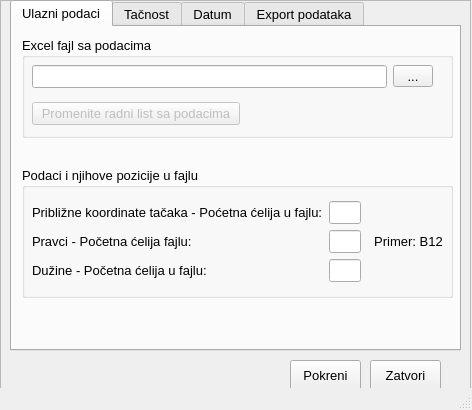
<?xml version="1.0" encoding="UTF-8"?>
<ui version="4.0">
 <class>MainWindow</class>
 <widget class="QMainWindow" name="MainWindow">
  <property name="geometry">
   <rect>
    <x>0</x>
    <y>0</y>
    <width>472</width>
    <height>410</height>
   </rect>
  </property>
  <property name="sizePolicy">
   <sizepolicy hsizetype="Fixed" vsizetype="Fixed">
    <horstretch>0</horstretch>
    <verstretch>0</verstretch>
   </sizepolicy>
  </property>
  <property name="minimumSize">
   <size>
    <width>472</width>
    <height>410</height>
   </size>
  </property>
  <property name="maximumSize">
   <size>
    <width>472</width>
    <height>411</height>
   </size>
  </property>
  <property name="windowTitle">
   <string>MainWindow</string>
  </property>
  <property name="autoFillBackground">
   <bool>false</bool>
  </property>
  <property name="styleSheet">
   <string notr="true"/>
  </property>
  <property name="tabShape">
   <enum>QTabWidget::Rounded</enum>
  </property>
  <widget class="QWidget" name="centralwidget">
   <widget class="QFrame" name="mainFrame">
    <property name="geometry">
     <rect>
      <x>0</x>
      <y>0</y>
      <width>471</width>
      <height>391</height>
     </rect>
    </property>
    <property name="font">
     <font>
      <family>Segoe UI</family>
      <pointsize>10</pointsize>
     </font>
    </property>
    <property name="autoFillBackground">
     <bool>false</bool>
    </property>
    <property name="styleSheet">
     <string notr="true"/>
    </property>
    <property name="frameShape">
     <enum>QFrame::StyledPanel</enum>
    </property>
    <property name="frameShadow">
     <enum>QFrame::Raised</enum>
    </property>
    <widget class="QTabWidget" name="tabWidget">
     <property name="geometry">
      <rect>
       <x>10</x>
       <y>0</y>
       <width>451</width>
       <height>351</height>
      </rect>
     </property>
     <property name="focusPolicy">
      <enum>Qt::TabFocus</enum>
     </property>
     <property name="styleSheet">
      <string notr="true"/>
     </property>
     <property name="currentIndex">
      <number>0</number>
     </property>
     <widget class="QWidget" name="ulazniPodaci_tab">
      <attribute name="title">
       <string>Ulazni podaci</string>
      </attribute>
      <widget class="QGroupBox" name="groupBox">
       <property name="geometry">
        <rect>
         <x>10</x>
         <y>10</y>
         <width>431</width>
         <height>101</height>
        </rect>
       </property>
       <property name="title">
        <string>Excel fajl sa podacima</string>
       </property>
       <widget class="QWidget" name="gridLayoutWidget">
        <property name="geometry">
         <rect>
          <x>10</x>
          <y>20</y>
          <width>401</width>
          <height>77</height>
         </rect>
        </property>
        <layout class="QGridLayout" name="gridLayout">
         <item row="0" column="1">
          <widget class="QToolButton" name="input_file_tbtn">
           <property name="minimumSize">
            <size>
             <width>40</width>
             <height>0</height>
            </size>
           </property>
           <property name="text">
            <string>...</string>
           </property>
          </widget>
         </item>
         <item row="0" column="0">
          <widget class="QLineEdit" name="input_file_txt">
           <property name="alignment">
            <set>Qt::AlignLeading|Qt::AlignLeft|Qt::AlignVCenter</set>
           </property>
          </widget>
         </item>
         <item row="1" column="0">
          <widget class="QPushButton" name="worksheet_btn">
           <property name="enabled">
            <bool>false</bool>
           </property>
           <property name="minimumSize">
            <size>
             <width>208</width>
             <height>0</height>
            </size>
           </property>
           <property name="maximumSize">
            <size>
             <width>40</width>
             <height>16777215</height>
            </size>
           </property>
           <property name="text">
            <string>Promenite radni list sa podacima</string>
           </property>
          </widget>
         </item>
        </layout>
       </widget>
      </widget>
      <widget class="QGroupBox" name="groupBox_2">
       <property name="geometry">
        <rect>
         <x>10</x>
         <y>140</y>
         <width>431</width>
         <height>131</height>
        </rect>
       </property>
       <property name="title">
        <string>Podaci i njihove pozicije u fajlu</string>
       </property>
       <widget class="QWidget" name="gridLayoutWidget_3">
        <property name="geometry">
         <rect>
          <x>10</x>
          <y>30</y>
          <width>421</width>
          <height>91</height>
         </rect>
        </property>
        <layout class="QGridLayout" name="gridLayout_3">
         <property name="verticalSpacing">
          <number>2</number>
         </property>
         <item row="0" column="1">
          <widget class="QLineEdit" name="points_start_cell_txt">
           <property name="maximumSize">
            <size>
             <width>32</width>
             <height>16777215</height>
            </size>
           </property>
          </widget>
         </item>
         <item row="2" column="1">
          <widget class="QLineEdit" name="distances_start_cell_txt">
           <property name="maximumSize">
            <size>
             <width>32</width>
             <height>16777215</height>
            </size>
           </property>
          </widget>
         </item>
         <item row="0" column="0">
          <widget class="QLabel" name="points_info_lbl">
           <property name="text">
            <string>Približne koordinate tačaka - Poćetna ćelija u fajlu:</string>
           </property>
          </widget>
         </item>
         <item row="1" column="2">
          <widget class="QLabel" name="cell_example_lbl">
           <property name="text">
            <string>  Primer: B12</string>
           </property>
          </widget>
         </item>
         <item row="1" column="1">
          <widget class="QLineEdit" name="directions_start_cell_txt">
           <property name="maximumSize">
            <size>
             <width>32</width>
             <height>16777215</height>
            </size>
           </property>
          </widget>
         </item>
         <item row="1" column="0">
          <widget class="QLabel" name="directions_start_lbl">
           <property name="text">
            <string>Pravci - Početna ćelija fajlu:</string>
           </property>
          </widget>
         </item>
         <item row="2" column="0">
          <widget class="QLabel" name="distances_start_lbl">
           <property name="text">
            <string>Dužine - Početna ćelija u fajlu:</string>
           </property>
          </widget>
         </item>
        </layout>
       </widget>
      </widget>
     </widget>
     <widget class="QWidget" name="tacnost_tab">
      <attribute name="title">
       <string>Tačnost</string>
      </attribute>
      <widget class="QGroupBox" name="groupBox_3">
       <property name="geometry">
        <rect>
         <x>10</x>
         <y>10</y>
         <width>211</width>
         <height>121</height>
        </rect>
       </property>
       <property name="title">
        <string>Tačnost merenih veličina</string>
       </property>
       <widget class="QWidget" name="gridLayoutWidget_2">
        <property name="geometry">
         <rect>
          <x>10</x>
          <y>20</y>
          <width>191</width>
          <height>91</height>
         </rect>
        </property>
        <layout class="QGridLayout" name="gridLayout_2">
         <item row="0" column="0">
          <widget class="QLabel" name="sigmap_lbl">
           <property name="text">
            <string>&lt;html&gt;&lt;head/&gt;&lt;body&gt;&lt;p&gt;&lt;span style=&quot; font-size:14pt; font-style:italic;&quot;&gt;σ&lt;/span&gt;&lt;span style=&quot; font-size:14pt; font-style:italic; vertical-align:sub;&quot;&gt;P&lt;/span&gt;&lt;span style=&quot; font-style:italic;&quot;&gt;: &lt;/span&gt;&lt;/p&gt;&lt;/body&gt;&lt;/html&gt;</string>
           </property>
          </widget>
         </item>
         <item row="1" column="1">
          <widget class="QLineEdit" name="sigmad_base_txt"/>
         </item>
         <item row="1" column="3">
          <widget class="QLineEdit" name="sigmad_per_km_txt"/>
         </item>
         <item row="0" column="1">
          <widget class="QLineEdit" name="sigmap_txt"/>
         </item>
         <item row="1" column="0">
          <widget class="QLabel" name="sigmad_lbl">
           <property name="text">
            <string>&lt;html&gt;&lt;head/&gt;&lt;body&gt;&lt;p&gt;&lt;span style=&quot; font-size:14pt; font-style:italic;&quot;&gt;σ&lt;/span&gt;&lt;span style=&quot; font-size:14pt; font-style:italic; vertical-align:sub;&quot;&gt;D&lt;/span&gt;&lt;span style=&quot; font-style:italic;&quot;&gt;: &lt;/span&gt;&lt;/p&gt;&lt;/body&gt;&lt;/html&gt;</string>
           </property>
          </widget>
         </item>
         <item row="1" column="2">
          <widget class="QLabel" name="sigmad_plus_lbl">
           <property name="text">
            <string>+</string>
           </property>
          </widget>
         </item>
         <item row="2" column="1">
          <widget class="QLineEdit" name="sigma0_txt"/>
         </item>
         <item row="2" column="0">
          <widget class="QLabel" name="sigma0_lbl">
           <property name="text">
            <string>&lt;html&gt;&lt;head/&gt;&lt;body&gt;&lt;p&gt;&lt;span style=&quot; font-size:14pt; font-style:italic;&quot;&gt;σ&lt;/span&gt;&lt;span style=&quot; font-size:14pt; font-style:italic; vertical-align:sub;&quot;&gt;0&lt;/span&gt;&lt;span style=&quot; font-style:italic;&quot;&gt;: &lt;/span&gt;&lt;/p&gt;&lt;/body&gt;&lt;/html&gt;</string>
           </property>
          </widget>
         </item>
        </layout>
       </widget>
      </widget>
      <widget class="QGroupBox" name="groupBox_4">
       <property name="geometry">
        <rect>
         <x>10</x>
         <y>160</y>
         <width>211</width>
         <height>91</height>
        </rect>
       </property>
       <property name="title">
        <string>Ponavljanja i girusi</string>
       </property>
       <widget class="QWidget" name="gridLayoutWidget_4">
        <property name="geometry">
         <rect>
          <x>10</x>
          <y>20</y>
          <width>191</width>
          <height>61</height>
         </rect>
        </property>
        <layout class="QGridLayout" name="gridLayout_4">
         <item row="0" column="1">
          <widget class="QLineEdit" name="dis_repeat_txt"/>
         </item>
         <item row="1" column="1">
          <widget class="QLineEdit" name="dir_gyrus_txt"/>
         </item>
         <item row="0" column="0">
          <widget class="QLabel" name="dis_repeat_lbl">
           <property name="text">
            <string>Broj ponavljanja:</string>
           </property>
          </widget>
         </item>
         <item row="1" column="0">
          <widget class="QLabel" name="dir_gyrus_lbl">
           <property name="text">
            <string>Broj girusa:</string>
           </property>
          </widget>
         </item>
        </layout>
       </widget>
      </widget>
      <widget class="QGroupBox" name="groupBox_5">
       <property name="geometry">
        <rect>
         <x>230</x>
         <y>10</y>
         <width>201</width>
         <height>101</height>
        </rect>
       </property>
       <property name="title">
        <string>Nivo značajnosti i moć testa</string>
       </property>
       <widget class="QWidget" name="gridLayoutWidget_5">
        <property name="geometry">
         <rect>
          <x>10</x>
          <y>20</y>
          <width>181</width>
          <height>77</height>
         </rect>
        </property>
        <layout class="QGridLayout" name="gridLayout_5">
         <item row="0" column="1">
          <widget class="QComboBox" name="alpha_coef_cmb">
           <property name="maximumSize">
            <size>
             <width>60</width>
             <height>16777215</height>
            </size>
           </property>
           <property name="editable">
            <bool>false</bool>
           </property>
           <item>
            <property name="text">
             <string>0.05</string>
            </property>
           </item>
           <item>
            <property name="text">
             <string>0.10</string>
            </property>
           </item>
           <item>
            <property name="text">
             <string>0.15</string>
            </property>
           </item>
           <item>
            <property name="text">
             <string>0.20</string>
            </property>
           </item>
           <item>
            <property name="text">
             <string>0.25</string>
            </property>
           </item>
           <item>
            <property name="text">
             <string>0.30</string>
            </property>
           </item>
          </widget>
         </item>
         <item row="0" column="0">
          <widget class="QLabel" name="alpha_coef_lbl">
           <property name="minimumSize">
            <size>
             <width>25</width>
             <height>0</height>
            </size>
           </property>
           <property name="text">
            <string>&lt;html&gt;&lt;head/&gt;&lt;body&gt;&lt;p&gt;&lt;span style=&quot; font-size:11pt; font-style:italic;&quot;&gt;α&lt;/span&gt;: nivo značajnosti&lt;/p&gt;&lt;/body&gt;&lt;/html&gt;</string>
           </property>
          </widget>
         </item>
         <item row="1" column="0">
          <widget class="QLabel" name="beta_coef_lbl">
           <property name="minimumSize">
            <size>
             <width>25</width>
             <height>0</height>
            </size>
           </property>
           <property name="text">
            <string>&lt;html&gt;&lt;head/&gt;&lt;body&gt;&lt;p&gt;&lt;span style=&quot; font-size:11pt; font-style:italic;&quot;&gt;β&lt;/span&gt;: moć testa&lt;/p&gt;&lt;/body&gt;&lt;/html&gt;</string>
           </property>
          </widget>
         </item>
         <item row="1" column="1">
          <widget class="QComboBox" name="beta_coef_cmb">
           <property name="maximumSize">
            <size>
             <width>60</width>
             <height>16777215</height>
            </size>
           </property>
           <property name="editable">
            <bool>false</bool>
           </property>
           <item>
            <property name="text">
             <string>0.80</string>
            </property>
           </item>
           <item>
            <property name="text">
             <string>0.90</string>
            </property>
           </item>
           <item>
            <property name="text">
             <string>0.95</string>
            </property>
           </item>
           <item>
            <property name="text">
             <string>0.975</string>
            </property>
           </item>
           <item>
            <property name="text">
             <string>0.99</string>
            </property>
           </item>
          </widget>
         </item>
        </layout>
       </widget>
      </widget>
     </widget>
     <widget class="QWidget" name="datum_tab">
      <attribute name="title">
       <string>Datum</string>
      </attribute>
      <widget class="QGroupBox" name="datum_method_selection_gb">
       <property name="enabled">
        <bool>true</bool>
       </property>
       <property name="geometry">
        <rect>
         <x>10</x>
         <y>10</y>
         <width>421</width>
         <height>101</height>
        </rect>
       </property>
       <property name="title">
        <string>Metoda određivanja datuma</string>
       </property>
       <widget class="QWidget" name="gridLayoutWidget_6">
        <property name="geometry">
         <rect>
          <x>10</x>
          <y>20</y>
          <width>401</width>
          <height>71</height>
         </rect>
        </property>
        <layout class="QGridLayout" name="gridLayout_6">
         <item row="1" column="0">
          <widget class="QRadioButton" name="min_trace_rbtn">
           <property name="text">
            <string>Minimalni trag kofaktorske matrice</string>
           </property>
           <property name="checked">
            <bool>true</bool>
           </property>
          </widget>
         </item>
         <item row="0" column="0">
          <widget class="QRadioButton" name="classic_method_rbtn">
           <property name="text">
            <string>Klasičan metod</string>
           </property>
           <property name="checked">
            <bool>false</bool>
           </property>
          </widget>
         </item>
        </layout>
       </widget>
      </widget>
      <widget class="QGroupBox" name="method_options_gb">
       <property name="enabled">
        <bool>true</bool>
       </property>
       <property name="geometry">
        <rect>
         <x>10</x>
         <y>140</y>
         <width>421</width>
         <height>121</height>
        </rect>
       </property>
       <property name="title">
        <string>Klasičan metod - opcije</string>
       </property>
       <widget class="QWidget" name="verticalLayoutWidget">
        <property name="geometry">
         <rect>
          <x>10</x>
          <y>30</y>
          <width>401</width>
          <height>91</height>
         </rect>
        </property>
        <layout class="QVBoxLayout" name="method_opt_vert">
         <item>
          <widget class="QLabel" name="datum_method_explain_lbl">
           <property name="text">
            <string>Izaberite tačku i koordinatu koja će biti fiksirana</string>
           </property>
          </widget>
         </item>
         <item>
          <layout class="QGridLayout" name="method_opt_grid">
           <item row="0" column="0">
            <widget class="QLabel" name="datum_point_lbl">
             <property name="text">
              <string>Tačka:</string>
             </property>
            </widget>
           </item>
           <item row="1" column="1">
            <widget class="QComboBox" name="datum_coord_cmb">
             <property name="maximumSize">
              <size>
               <width>55</width>
               <height>16777215</height>
              </size>
             </property>
            </widget>
           </item>
           <item row="0" column="1">
            <widget class="QComboBox" name="datum_point_cmb">
             <property name="minimumSize">
              <size>
               <width>0</width>
               <height>0</height>
              </size>
             </property>
             <property name="maximumSize">
              <size>
               <width>55</width>
               <height>16777215</height>
              </size>
             </property>
            </widget>
           </item>
           <item row="1" column="0">
            <widget class="QLabel" name="datum_coord_lbl">
             <property name="text">
              <string>Koordinata:</string>
             </property>
            </widget>
           </item>
           <item row="0" column="2">
            <spacer name="datum_opt_spacer">
             <property name="orientation">
              <enum>Qt::Horizontal</enum>
             </property>
             <property name="sizeHint" stdset="0">
              <size>
               <width>40</width>
               <height>20</height>
              </size>
             </property>
            </spacer>
           </item>
          </layout>
         </item>
         <item>
          <spacer name="verticalSpacer">
           <property name="orientation">
            <enum>Qt::Vertical</enum>
           </property>
           <property name="sizeHint" stdset="0">
            <size>
             <width>20</width>
             <height>40</height>
            </size>
           </property>
          </spacer>
         </item>
        </layout>
       </widget>
      </widget>
     </widget>
     <widget class="QWidget" name="export_tab">
      <attribute name="title">
       <string>Export podataka</string>
      </attribute>
      <widget class="QGroupBox" name="word_export_gb">
       <property name="geometry">
        <rect>
         <x>10</x>
         <y>10</y>
         <width>421</width>
         <height>71</height>
        </rect>
       </property>
       <property name="title">
        <string>Word izveštaj</string>
       </property>
       <widget class="QWidget" name="gridLayoutWidget_7">
        <property name="geometry">
         <rect>
          <x>10</x>
          <y>20</y>
          <width>401</width>
          <height>41</height>
         </rect>
        </property>
        <layout class="QGridLayout" name="gridLayout_8">
         <item row="0" column="2">
          <widget class="QToolButton" name="word_output_btn">
           <property name="minimumSize">
            <size>
             <width>40</width>
             <height>0</height>
            </size>
           </property>
           <property name="text">
            <string>...</string>
           </property>
          </widget>
         </item>
         <item row="0" column="1">
          <widget class="QLineEdit" name="word_output_txt">
           <property name="alignment">
            <set>Qt::AlignLeading|Qt::AlignLeft|Qt::AlignVCenter</set>
           </property>
          </widget>
         </item>
        </layout>
       </widget>
      </widget>
      <widget class="QGroupBox" name="optional_export_gb">
       <property name="geometry">
        <rect>
         <x>10</x>
         <y>150</y>
         <width>421</width>
         <height>161</height>
        </rect>
       </property>
       <property name="title">
        <string>Opcioni izlazni fajlovi</string>
       </property>
       <widget class="QWidget" name="gridLayoutWidget_8">
        <property name="geometry">
         <rect>
          <x>10</x>
          <y>20</y>
          <width>401</width>
          <height>131</height>
         </rect>
        </property>
        <layout class="QGridLayout" name="gridLayout_9">
         <item row="0" column="0">
          <widget class="QCheckBox" name="excel_output_ckb">
           <property name="text">
            <string>Prateći Excel fajl sa matricama i ostalim podacima</string>
           </property>
           <property name="checked">
            <bool>true</bool>
           </property>
          </widget>
         </item>
         <item row="2" column="1">
          <widget class="QToolButton" name="excel_output_btn">
           <property name="minimumSize">
            <size>
             <width>40</width>
             <height>0</height>
            </size>
           </property>
           <property name="text">
            <string>...</string>
           </property>
          </widget>
         </item>
         <item row="3" column="0">
          <widget class="QCheckBox" name="scr_output_ckb">
           <property name="text">
            <string>CAD script fajl (*.scr) sa izravnatim koordinata tačaka
 i elipsama grešaka</string>
           </property>
           <property name="checked">
            <bool>true</bool>
           </property>
          </widget>
         </item>
         <item row="5" column="0">
          <widget class="QLineEdit" name="scr_output_txt">
           <property name="alignment">
            <set>Qt::AlignLeading|Qt::AlignLeft|Qt::AlignVCenter</set>
           </property>
          </widget>
         </item>
         <item row="5" column="1">
          <widget class="QToolButton" name="scr_output_btn">
           <property name="minimumSize">
            <size>
             <width>40</width>
             <height>0</height>
            </size>
           </property>
           <property name="text">
            <string>...</string>
           </property>
          </widget>
         </item>
         <item row="2" column="0">
          <widget class="QLineEdit" name="excel_output_txt">
           <property name="alignment">
            <set>Qt::AlignLeading|Qt::AlignLeft|Qt::AlignVCenter</set>
           </property>
          </widget>
         </item>
        </layout>
       </widget>
      </widget>
      <widget class="QGroupBox" name="csv_export_gb">
       <property name="geometry">
        <rect>
         <x>10</x>
         <y>90</y>
         <width>421</width>
         <height>51</height>
        </rect>
       </property>
       <property name="title">
        <string>CSV fajl sa koordinatama tačaka</string>
       </property>
       <widget class="QWidget" name="horizontalLayoutWidget">
        <property name="geometry">
         <rect>
          <x>10</x>
          <y>20</y>
          <width>401</width>
          <height>25</height>
         </rect>
        </property>
        <layout class="QHBoxLayout" name="horizontalLayout">
         <item>
          <widget class="QLineEdit" name="csv_output_txt"/>
         </item>
         <item>
          <widget class="QToolButton" name="csv_output_btn">
           <property name="minimumSize">
            <size>
             <width>40</width>
             <height>0</height>
            </size>
           </property>
           <property name="text">
            <string>...</string>
           </property>
          </widget>
         </item>
        </layout>
       </widget>
      </widget>
     </widget>
    </widget>
    <widget class="QPushButton" name="exit_btn">
     <property name="geometry">
      <rect>
       <x>370</x>
       <y>360</y>
       <width>71</width>
       <height>31</height>
      </rect>
     </property>
     <property name="text">
      <string>Zatvori</string>
     </property>
    </widget>
    <widget class="QPushButton" name="run_btn">
     <property name="geometry">
      <rect>
       <x>290</x>
       <y>360</y>
       <width>71</width>
       <height>31</height>
      </rect>
     </property>
     <property name="text">
      <string>Pokreni</string>
     </property>
    </widget>
   </widget>
  </widget>
  <widget class="QMenuBar" name="menubar">
   <property name="geometry">
    <rect>
     <x>0</x>
     <y>0</y>
     <width>472</width>
     <height>21</height>
    </rect>
   </property>
  </widget>
  <widget class="QStatusBar" name="statusbar"/>
 </widget>
 <resources/>
 <connections/>
</ui>
